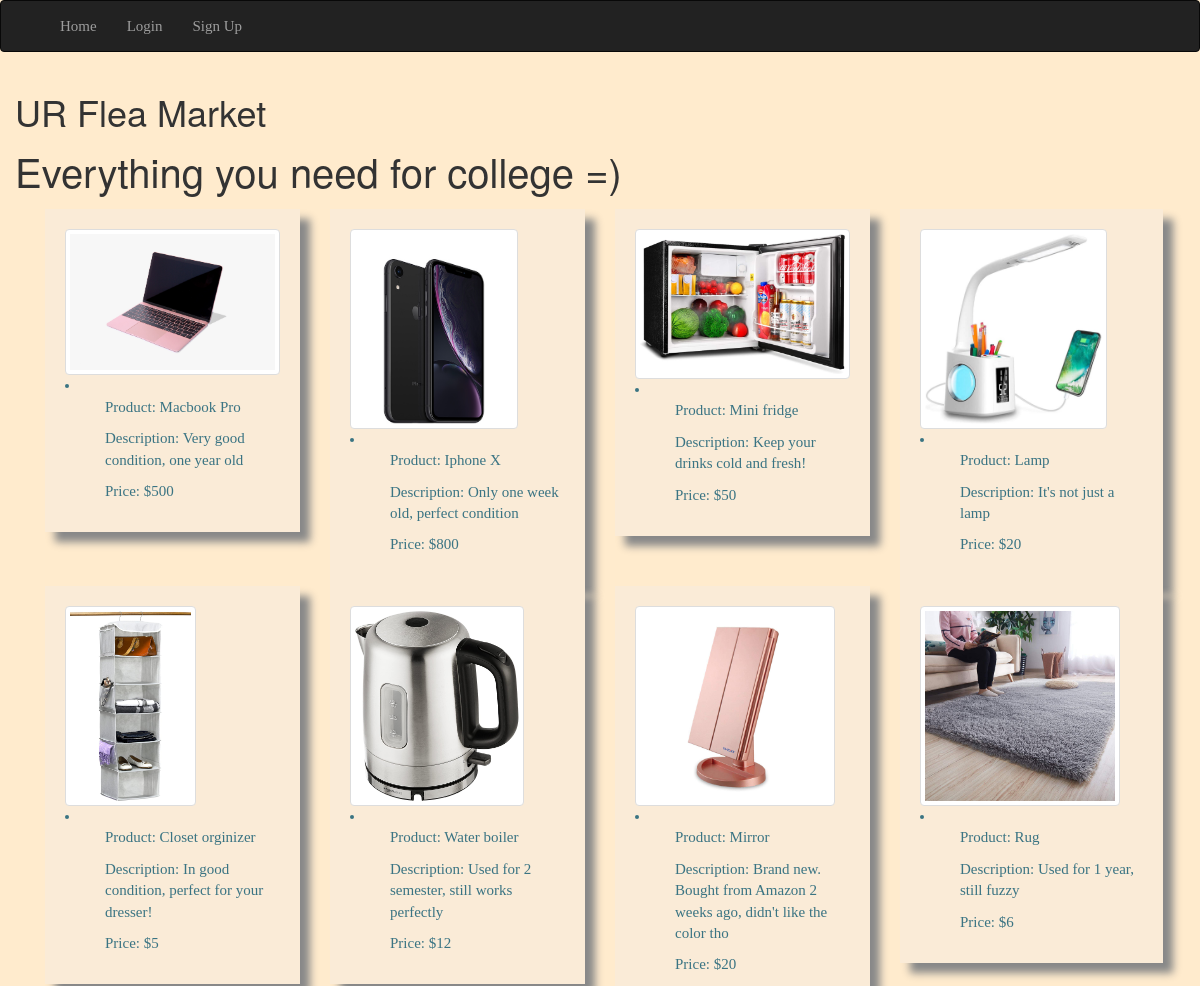
Before: / (upper part) with the older database file.
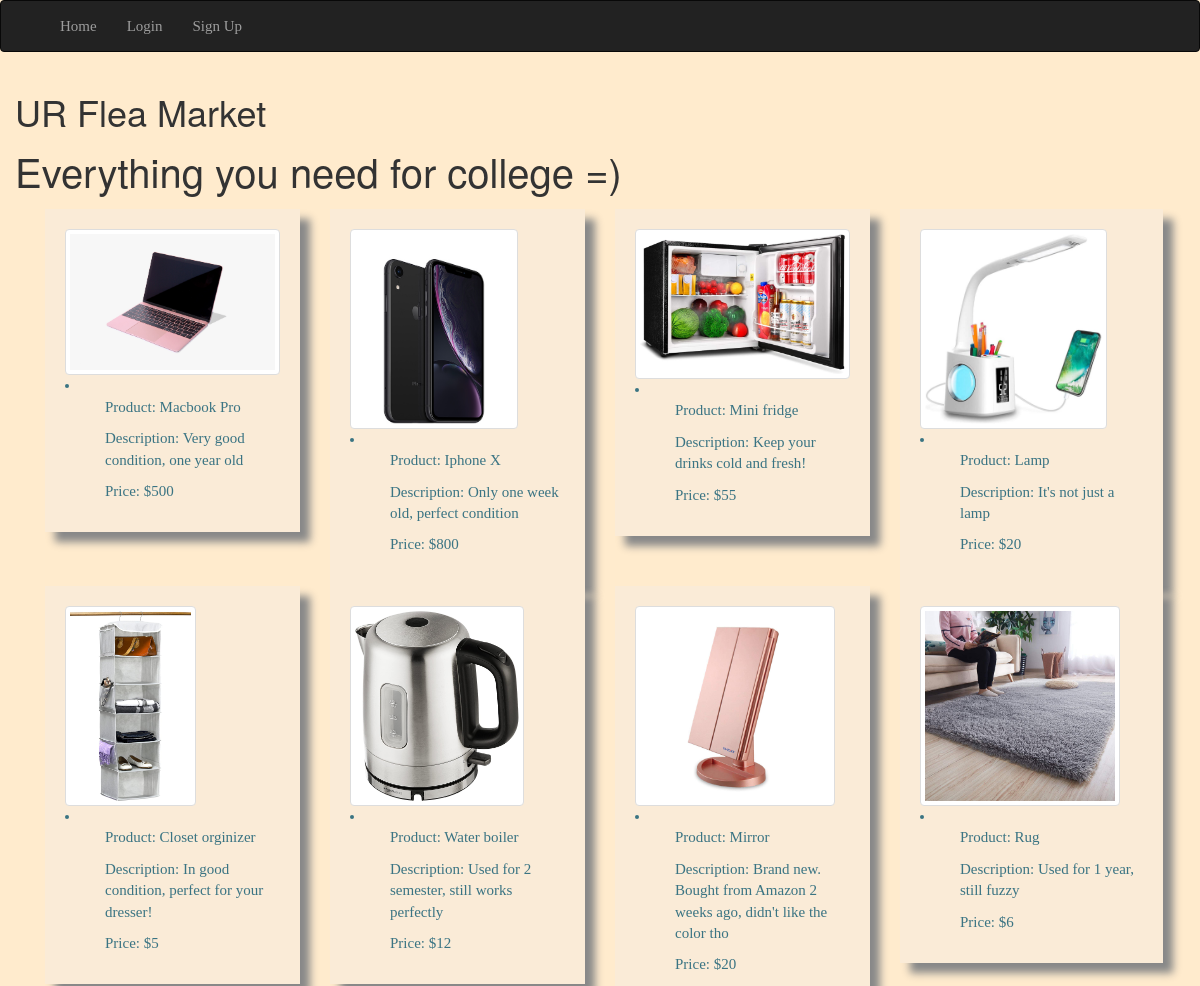
After: the same page with the newer database file.
### models.py (models this page shows)
class Product(db.Model):
    __tablename__ = 'products'
    id = db.Column(db.Integer, primary_key=True)
    title = db.Column(db.String(), nullable=False)
    description = db.Column(db.String(), nullable=False)
    price = db.Column(db.Integer, nullable=False)
    photo_name = db.Column(db.String(), nullable=False)
    author_id = db.Column(db.Integer, db.ForeignKey('users.id'))

### main.py (the view)
@main.route('/')
def index():
    from .models import Product, User
    return render_template('index.html', products=Product.query.all(), users=User)

### templates/index.html (shortened to what this page needs)
{% extends "base.html" %}
{% block head%}
{{ super() }}
{% endblock %}
{% block app_content %}
<div class="row">
      <h1>UR Flea Market</h1>
      <p>Everything you need for college =)</p>
</div>
{% for product in products %}
   {% if (product.id % 4 ==0) %}
   <div class="row">
   {% endif %}
      <div class="col-lg-3 col-md-4 col-xs-6" >
      <div class="box">
         <a href="{{ url_for('static', filename='/instance/photos/' + product.photo_name) }}" >
            <img src="{{ url_for('static', filename='/instance/photos/' + product.photo_name) }}" class="img-thumbnail img-fluid" max-width= "300px"
            height= "20px"/></a>
            <li>
               <ul>Product: {{ product.title }}</ul>
               <ul>Description: {{ product.description }}</ul>
               <ul>Price: ${{ product.price }}</ul>
            </li>
      </div>
      </div>
   {% if (product.id % 4 == 0) %}
   </div>
   {% endif %}
{% endfor %}
{% endblock %}

Changed rows visible on the page:
changed Product "Mini fridge": price "50" → "55"
